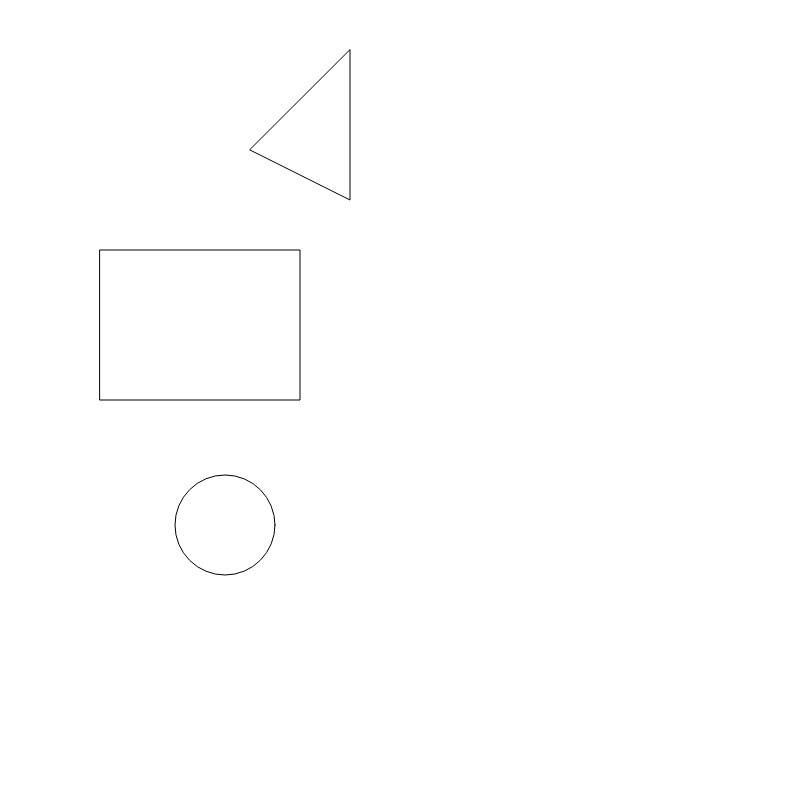
Frame 1 (no input)
Frame 60 (no input): identical to frame 1, image omitted
Frame 120 (the mouse pressed at the canvas centre since frame 60): identical to frame 1, image omitted

The p5.js sketch that drew this single still picture (run headless with seeded random() and noise() and a simulated clock; from frame 60 on, the mouse is pressed at the canvas centre):

// p5.js sketch
// ── sketch.js
function setup() {
	createCanvas(800,800)
  triangle(350, 50, 350, 200, 250, 150);
  rect(100, 250, 200, 150);
  ellipse(225, 525, 100, 100);
}

function draw() {
  // put drawing code here
}
